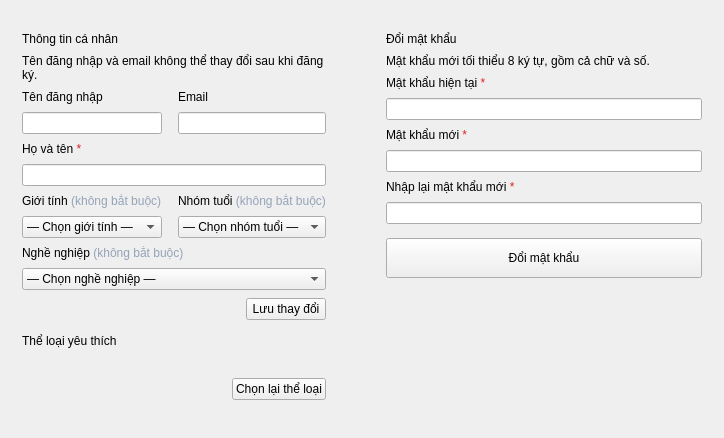
         <widget class="QWidget" name="tabProfile">
          <attribute name="title">
           <string>Hồ sơ cá nhân</string>
          </attribute>
          <attribute name="icon">
           <iconset>
            <normaloff>../images/ic_user.png</normaloff>
            ../images/ic_user.png
           </iconset>
          </attribute>
          <layout class="QHBoxLayout" name="horizontalLayoutProfile">
           <property name="spacing">
            <number>16</number>
           </property>
           <property name="leftMargin">
            <number>0</number>
           </property>
           <property name="topMargin">
            <number>14</number>
           </property>
           <property name="rightMargin">
            <number>0</number>
           </property>
           <property name="bottomMargin">
            <number>0</number>
           </property>
           <item>
            <widget class="QFrame" name="frameProfileInfo">
             <property name="card" stdset="0">
              <bool>true</bool>
             </property>
             <layout class="QVBoxLayout" name="verticalLayoutProfileInfo">
              <property name="spacing">
               <number>8</number>
              </property>
              <property name="leftMargin">
               <number>22</number>
              </property>
              <property name="topMargin">
               <number>18</number>
              </property>
              <property name="rightMargin">
               <number>22</number>
              </property>
              <property name="bottomMargin">
               <number>18</number>
              </property>
              <item>
               <widget class="QLabel" name="labelProfileTitle">
                <property name="text">
                 <string>Thông tin cá nhân</string>
                </property>
                <property name="role" stdset="0">
                 <string notr="true">cardTitle</string>
                </property>
               </widget>
              </item>
              <item>
               <widget class="QLabel" name="labelProfileHint">
                <property name="text">
                 <string>Tên đăng nhập và email không thể thay đổi sau khi đăng ký.</string>
                </property>
                <property name="role" stdset="0">
                 <string notr="true">hint</string>
                </property>
                <property name="wordWrap">
                 <bool>true</bool>
                </property>
               </widget>
              </item>
              <item>
               <layout class="QGridLayout" name="gridLayoutProfile">
                <property name="spacing">
                 <number>8</number>
                </property>
                <property name="leftMargin">
                 <number>0</number>
                </property>
                <property name="topMargin">
                 <number>0</number>
                </property>
                <property name="rightMargin">
                 <number>0</number>
                </property>
                <property name="bottomMargin">
                 <number>0</number>
                </property>
                <property name="horizontalSpacing">
                 <number>16</number>
                </property>
                <item row="0" column="0">
                 <widget class="QLabel" name="label_24">
                  <property name="text">
                   <string>Tên đăng nhập</string>
                  </property>
                  <property name="role" stdset="0">
                   <string notr="true">field</string>
                  </property>
                 </widget>
                </item>
                <item row="0" column="1">
                 <widget class="QLabel" name="label_25">
                  <property name="text">
                   <string>Email</string>
                  </property>
                  <property name="role" stdset="0">
                   <string notr="true">field</string>
                  </property>
                 </widget>
                </item>
                <item row="1" column="0">
                 <widget class="QLineEdit" name="lineEditProfileUserName">
                  <property name="placeholderText">
                   <string />
                  </property>
                  <property name="readOnly">
                   <bool>true</bool>
                  </property>
                 </widget>
                </item>
                <item row="1" column="1">
                 <widget class="QLineEdit" name="lineEditProfileEmail">
                  <property name="placeholderText">
                   <string />
                  </property>
                  <property name="readOnly">
                   <bool>true</bool>
                  </property>
                 </widget>
                </item>
                <item row="2" column="0" rowspan="1" colspan="2">
                 <widget class="QLabel" name="label_26">
                  <property name="text">
                   <string>Họ và tên&lt;span style='color:#DC2626'&gt; *&lt;/span&gt;</string>
                  </property>
                  <property name="role" stdset="0">
                   <string notr="true">field</string>
                  </property>
                 </widget>
                </item>
                <item row="3" column="0" rowspan="1" colspan="2">
                 <widget class="QLineEdit" name="lineEditProfileFullName">
                  <property name="placeholderText">
                   <string />
                  </property>
                  <property name="maxLength">
                   <number>100</number>
                  </property>
                 </widget>
                </item>
                <item row="4" column="0">
                 <widget class="QLabel" name="label_27">
                  <property name="text">
                   <string>Giới tính&lt;span style='color:#94A3B8; font-weight:400'&gt;  (không bắt buộc)&lt;/span&gt;</string>
                  </property>
                  <property name="role" stdset="0">
                   <string notr="true">field</string>
                  </property>
                 </widget>
                </item>
                <item row="4" column="1">
                 <widget class="QLabel" name="label_28">
                  <property name="text">
                   <string>Nhóm tuổi&lt;span style='color:#94A3B8; font-weight:400'&gt;  (không bắt buộc)&lt;/span&gt;</string>
                  </property>
                  <property name="role" stdset="0">
                   <string notr="true">field</string>
                  </property>
                 </widget>
                </item>
                <item row="5" column="0">
                 <widget class="QComboBox" name="comboBoxProfileGender">
                  <item>
                   <property name="text">
                    <string>— Chọn giới tính —</string>
                   </property>
                  </item>
                  <item>
                   <property name="text">
                    <string>Nam</string>
                   </property>
                  </item>
                  <item>
                   <property name="text">
                    <string>Nữ</string>
                   </property>
                  </item>
                  <item>
                   <property name="text">
                    <string>Không muốn nói</string>
                   </property>
                  </item>
                 </widget>
                </item>
                <item row="5" column="1">
                 <widget class="QComboBox" name="comboBoxProfileAge">
                  <item>
                   <property name="text">
                    <string>— Chọn nhóm tuổi —</string>
                   </property>
                  </item>
                 </widget>
                </item>
                <item row="6" column="0" rowspan="1" colspan="2">
                 <widget class="QLabel" name="label_29">
                  <property name="text">
                   <string>Nghề nghiệp&lt;span style='color:#94A3B8; font-weight:400'&gt;  (không bắt buộc)&lt;/span&gt;</string>
                  </property>
                  <property name="role" stdset="0">
                   <string notr="true">field</string>
                  </property>
                 </widget>
                </item>
                <item row="7" column="0" rowspan="1" colspan="2">
                 <widget class="QComboBox" name="comboBoxProfileOccupation">
                  <item>
                   <property name="text">
                    <string>— Chọn nghề nghiệp —</string>
                   </property>
                  </item>
                 </widget>
                </item>
               </layout>
              </item>
              <item>
               <layout class="QHBoxLayout" name="horizontalLayoutSaveProfile">
                <property name="leftMargin">
                 <number>0</number>
                </property>
                <property name="topMargin">
                 <number>0</number>
                </property>
                <property name="rightMargin">
                 <number>0</number>
                </property>
                <property name="bottomMargin">
                 <number>0</number>
                </property>
                <item>
                 <spacer name="horizontalSpacer_7">
                  <property name="orientation">
                   <enum>Qt::Horizontal</enum>
                  </property>
                  <property name="sizeHint" stdset="0">
                   <size>
                    <width>20</width>
                    <height>20</height>
                   </size>
                  </property>
                 </spacer>
                </item>
                <item>
                 <widget class="QPushButton" name="pushButtonSaveProfile">
                  <property name="text">
                   <string>Lưu thay đổi</string>
                  </property>
                  <property name="cursor">
                   <cursorShape>PointingHandCursor</cursorShape>
                  </property>
                  <property name="icon">
                   <iconset>
                    <normaloff>../images/ic_save.png</normaloff>
                    ../images/ic_save.png
                   </iconset>
                  </property>
                  <property name="iconSize">
                   <size>
                    <width>18</width>
                    <height>18</height>
                   </size>
                  </property>
                 </widget>
                </item>
               </layout>
              </item>
              <item>
               <spacer name="verticalSpacer_4">
                <property name="orientation">
                 <enum>Qt::Vertical</enum>
                </property>
                <property name="sizeType">
                 <enum>QSizePolicy::Fixed</enum>
                </property>
                <property name="sizeHint" stdset="0">
                 <size>
                  <width>20</width>
                  <height>6</height>
                 </size>
                </property>
               </spacer>
              </item>
              <item>
               <widget class="QLabel" name="labelGenresTitle">
                <property name="text">
                 <string>Thể loại yêu thích</string>
                </property>
                <property name="role" stdset="0">
                 <string notr="true">cardTitle</string>
                </property>
               </widget>
              </item>
              <item>
               <widget class="QLabel" name="labelFavoriteGenres">
                <property name="text">
                 <string />
                </property>
                <property name="wordWrap">
                 <bool>true</bool>
                </property>
                <property name="textFormat">
                 <enum>Qt::RichText</enum>
                </property>
               </widget>
              </item>
              <item>
               <layout class="QHBoxLayout" name="horizontalLayoutGenres">
                <property name="leftMargin">
                 <number>0</number>
                </property>
                <property name="topMargin">
                 <number>0</number>
                </property>
                <property name="rightMargin">
                 <number>0</number>
                </property>
                <property name="bottomMargin">
                 <number>0</number>
                </property>
                <item>
                 <spacer name="horizontalSpacer_8">
                  <property name="orientation">
                   <enum>Qt::Horizontal</enum>
                  </property>
                  <property name="sizeHint" stdset="0">
                   <size>
                    <width>20</width>
                    <height>20</height>
                   </size>
                  </property>
                 </spacer>
                </item>
                <item>
                 <widget class="QPushButton" name="pushButtonEditGenres">
                  <property name="text">
                   <string>Chọn lại thể loại</string>
                  </property>
                  <property name="cursor">
                   <cursorShape>PointingHandCursor</cursorShape>
                  </property>
                  <property name="icon">
                   <iconset>
                    <normaloff>../images/ic_film_blue.png</normaloff>
                    ../images/ic_film_blue.png
                   </iconset>
                  </property>
                  <property name="iconSize">
                   <size>
                    <width>18</width>
                    <height>18</height>
                   </size>
                  </property>
                  <property name="secondary" stdset="0">
                   <bool>true</bool>
                  </property>
                 </widget>
                </item>
               </layout>
              </item>
              <item>
               <spacer name="verticalSpacer_5">
                <property name="orientation">
                 <enum>Qt::Vertical</enum>
                </property>
                <property name="sizeHint" stdset="0">
                 <size>
                  <width>20</width>
                  <height>20</height>
                 </size>
                </property>
               </spacer>
              </item>
             </layout>
            </widget>
           </item>
           <item>
            <widget class="QFrame" name="framePassword">
             <property name="card" stdset="0">
              <bool>true</bool>
             </property>
             <property name="minimumSize">
              <size>
               <width>360</width>
               <height>0</height>
              </size>
             </property>
             <property name="maximumSize">
              <size>
               <width>440</width>
               <height>16777215</height>
              </size>
             </property>
             <layout class="QVBoxLayout" name="verticalLayoutPassword">
              <property name="spacing">
               <number>8</number>
              </property>
              <property name="leftMargin">
               <number>22</number>
              </property>
              <property name="topMargin">
               <number>18</number>
              </property>
              <property name="rightMargin">
               <number>22</number>
              </property>
              <property name="bottomMargin">
               <number>18</number>
              </property>
              <item>
               <widget class="QLabel" name="labelPasswordTitle">
                <property name="text">
                 <string>Đổi mật khẩu</string>
                </property>
                <property name="role" stdset="0">
                 <string notr="true">cardTitle</string>
                </property>
               </widget>
              </item>
              <item>
               <widget class="QLabel" name="labelPasswordHint">
                <property name="text">
                 <string>Mật khẩu mới tối thiểu 8 ký tự, gồm cả chữ và số.</string>
                </property>
                <property name="role" stdset="0">
                 <string notr="true">hint</string>
                </property>
                <property name="wordWrap">
                 <bool>true</bool>
                </property>
               </widget>
              </item>
              <item>
               <widget class="QLabel" name="label_30">
                <property name="text">
                 <string>Mật khẩu hiện tại&lt;span style='color:#DC2626'&gt; *&lt;/span&gt;</string>
                </property>
                <property name="role" stdset="0">
                 <string notr="true">field</string>
                </property>
               </widget>
              </item>
              <item>
               <widget class="QLineEdit" name="lineEditCurrentPassword">
                <property name="placeholderText">
                 <string />
                </property>
                <property name="echoMode">
                 <enum>QLineEdit::Password</enum>
                </property>
               </widget>
              </item>
              <item>
               <widget class="QLabel" name="label_31">
                <property name="text">
                 <string>Mật khẩu mới&lt;span style='color:#DC2626'&gt; *&lt;/span&gt;</string>
                </property>
                <property name="role" stdset="0">
                 <string notr="true">field</string>
                </property>
               </widget>
              </item>
              <item>
               <widget class="QLineEdit" name="lineEditNewPassword">
                <property name="placeholderText">
                 <string />
                </property>
                <property name="echoMode">
                 <enum>QLineEdit::Password</enum>
                </property>
               </widget>
              </item>
              <item>
               <widget class="QLabel" name="label_32">
                <property name="text">
                 <string>Nhập lại mật khẩu mới&lt;span style='color:#DC2626'&gt; *&lt;/span&gt;</string>
                </property>
                <property name="role" stdset="0">
                 <string notr="true">field</string>
                </property>
               </widget>
              </item>
              <item>
               <widget class="QLineEdit" name="lineEditConfirmPassword">
                <property name="placeholderText">
                 <string />
                </property>
                <property name="echoMode">
                 <enum>QLineEdit::Password</enum>
                </property>
               </widget>
              </item>
              <item>
               <spacer name="verticalSpacer_6">
                <property name="orientation">
                 <enum>Qt::Vertical</enum>
                </property>
                <property name="sizeType">
                 <enum>QSizePolicy::Fixed</enum>
                </property>
                <property name="sizeHint" stdset="0">
                 <size>
                  <width>20</width>
                  <height>6</height>
                 </size>
                </property>
               </spacer>
              </item>
              <item>
               <widget class="QPushButton" name="pushButtonChangePassword">
                <property name="text">
                 <string>Đổi mật khẩu</string>
                </property>
                <property name="cursor">
                 <cursorShape>PointingHandCursor</cursorShape>
                </property>
                <property name="icon">
                 <iconset>
                  <normaloff>../images/ic_lock_white.png</normaloff>
                  ../images/ic_lock_white.png
                 </iconset>
                </property>
                <property name="iconSize">
                 <size>
                  <width>18</width>
                  <height>18</height>
                 </size>
                </property>
                <property name="minimumSize">
                 <size>
                  <width>0</width>
                  <height>40</height>
                 </size>
                </property>
               </widget>
              </item>
              <item>
               <spacer name="verticalSpacer_7">
                <property name="orientation">
                 <enum>Qt::Vertical</enum>
                </property>
                <property name="sizeHint" stdset="0">
                 <size>
                  <width>20</width>
                  <height>20</height>
                 </size>
                </property>
               </spacer>
              </item>
             </layout>
            </widget>
           </item>
          </layout>
         </widget>
